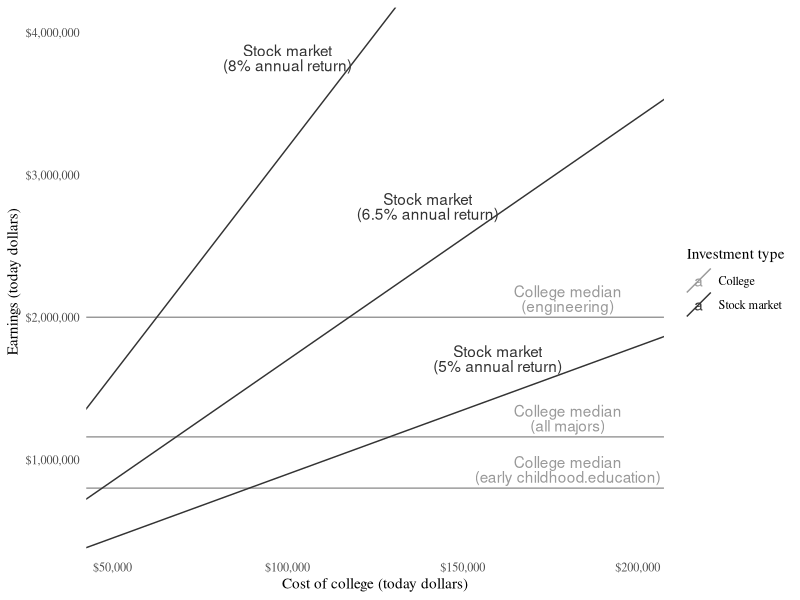
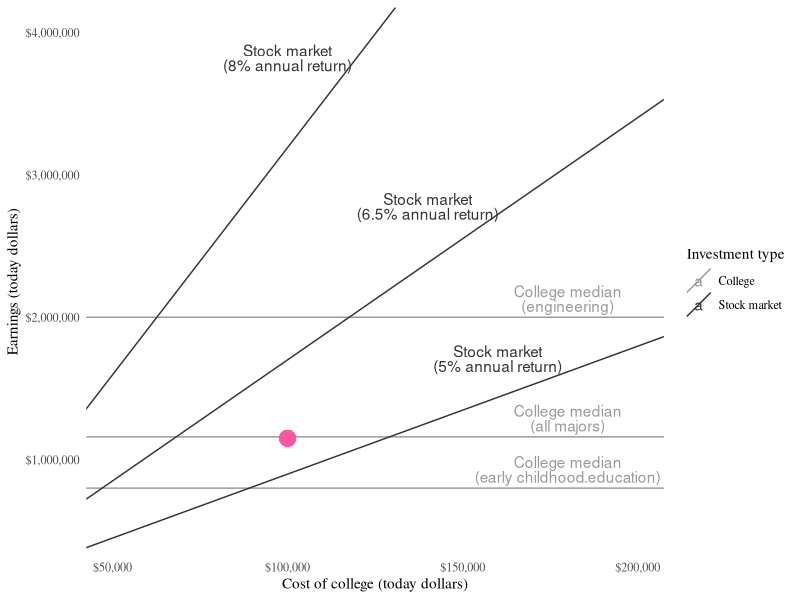

Recreate these plots in R, in order.
library(ggplot2)
library(reshape2)
library(scales)
library(ggthemes)

# tuition <- c(europe = 5e4,
#              us.public = 8e4,
#              us.private = 2e5)
years.invested <- 65 - 20 # the nominal working life
stock.market.return <- 1.068 # from Greenstone & Looney, 2011

lifetime.earnings <- c(
  engineering = 2e6,
  all.majors = 1.16e6,
  early.childhood.education = 8e5
)

college <- data.frame(
  investment = 'College',
  label.x = 1.8e5,
  earnings.intercept = unname(lifetime.earnings),
  earnings.slope = 0,
  full.investment = paste0('College median\n(',
                           sub('\\.', ' ', names(lifetime.earnings)), ')')
)

not.college <- data.frame(
  investment = 'Stock market',
  stock.market.return = c(1.050, 1.065, 1.080),
  label.x = c(1.6e5, 1.4e5, 1e5),
  earnings.intercept = 0
)
not.college$earnings.slope <- not.college$stock.market.return ^ years.invested
not.college$full.investment <- paste0(
  'Stock market\n(',
  round(100 * (not.college$stock.market.return - 1), 1),
  '% annual return)')
not.college$stock.market.return <- NULL

alternatives <- rbind(college, not.college)
p <- ggplot(alternatives) +
  scale_color_manual(values = c('grey60', 'grey20'),
                     name = 'Investment type') +
  theme_tufte(ticks = FALSE) +
  scale_x_continuous('Cost of college (today dollars)',
                     limits = c(5e4, 2e5), labels = dollar) +
  scale_y_continuous('Earnings (today dollars)',
                     limits = c(5e5, 4e6), labels = dollar) +
  geom_abline(aes(intercept = earnings.intercept,
                  slope = earnings.slope,
                  color = investment,
                  group = full.investment)) +
  geom_text(aes(x = label.x,
                y = earnings.intercept + earnings.slope * label.x,
                color = investment,
                vjust = -.2 - (earnings.slope / 12),
                lineheight = .8,
                label = full.investment))

p.tom <- p +
  geom_point(x = 1e5, y = 1.15e6, color = '#fe57a1', size = 5)
